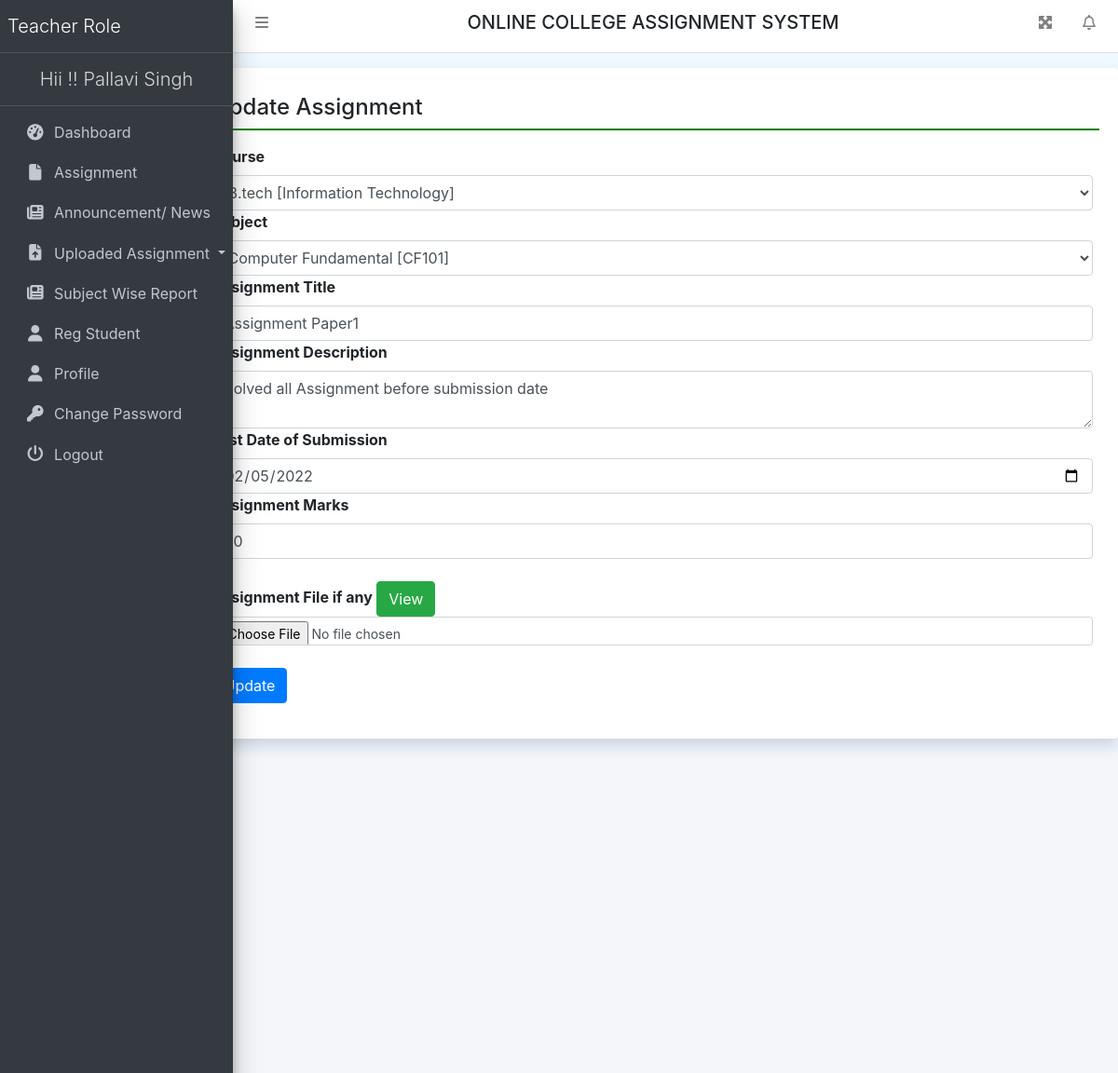
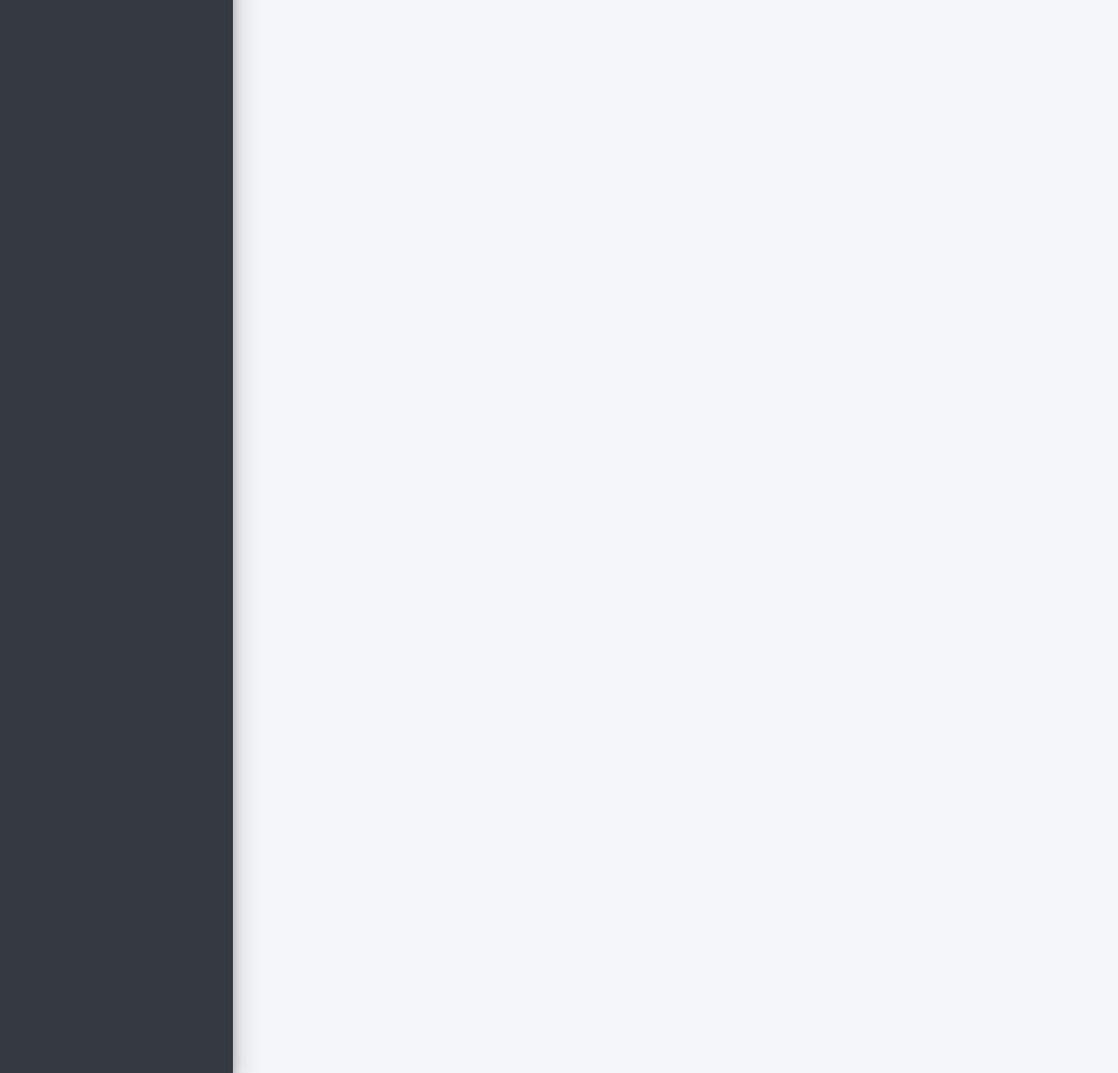
Page /editAssignment/1 (signed in) on the committed database (2 pictures, top to bottom).
### collegeAssignment/models.py (models this page shows, shortened)
class Assigment(models.Model):
    teacher = models.ForeignKey(Teacher, on_delete=models.CASCADE)
    course = models.ForeignKey(Course, on_delete=models.CASCADE)
    subject = models.ForeignKey(Subject, on_delete=models.CASCADE)
    AssignmentNumber = models.IntegerField(null=True)
    AssignmentTitle = models.CharField(max_length=150, null=True)
    AssignmentDescription = models.CharField(max_length=300, null=True)
    SubmissionDate = models.DateField(null=True)
    AssignmentMarks = models.CharField(max_length=150, null=True)
    AssignmentFile = models.FileField(max_length=200, null=True)
    CreationDate = models.DateTimeField(auto_now_add=True)

class Course(models.Model):
    BranchName = models.CharField(max_length=150, null=True)
    CourseName = models.CharField(max_length=200, null=True)
    CreationDate = models.DateTimeField(auto_now_add=True)

class Subject(models.Model):
    course = models.ForeignKey(Course, on_delete=models.CASCADE)
    SubjectFullname = models.CharField(max_length=200, null=True)
    SubjectShortname = models.CharField(max_length=50, null=True)
    SubjectCode = models.CharField(max_length=50, null=True)
    CreationDate = models.DateTimeField(auto_now_add=True)

### collegeAssignment/views.py (the view, shortened to what this page needs)
# urls.py: path('editAssignment/<int:pid>', editAssignment, name='editAssignment'),
def editAssignment(request, pid):
    if not request.user.is_authenticated:
        return redirect('teacher_login')
    error = ""
    course = Course.objects.all()
    subject = Subject.objects.all()
    assignment = Assigment.objects.get(id=pid)
    return render(request, 'editAssignment.html', locals())

### collegeAssignment/templates/editAssignment.html (shortened to what this page needs)
{% extends 'teacherHeader.html' %}
{% block main %}
<div class="card shadow mt-3 offset-2" style="min-height: 90vh">
    <div class="card-body">
        <h4 class="p-2" style="border-bottom: 2px solid green;">Update Assignment</h4>
        <div class="container-fluid mt-3">
            <div class="form-group">
                <form method="post" enctype="multipart/form-data">
                    <label>Course</label>
                    <select name="course" class="form-control">
                        <option value="{{assignment.course.id}}">{{assignment.course.CourseName}}
                            [{{assignment.course.BranchName}}]
                        </option>
                    </select>
                    <label>Subject</label>
                    <select name="subject" class="form-control">
                        <option value="{{assignment.subject.id}}">{{assignment.subject.SubjectFullname}}
                            [{{assignment.subject.SubjectCode}}]
                        </option>
                    </select>
                    <label>Assignment Title</label>
                    <input type="text" name="AssignmentTitle" class="form-control" value="{{assignment.AssignmentTitle}}">
                    <label>Assignment Description</label>
                    <textarea name="AssignmentDescription" class="form-control">{{assignment.AssignmentDescription}}</textarea>
                    <label>Last Date of Submission</label>
                    <input type="date" name="SubmissionDate" value="{{assignment.SubmissionDate|date:'Y-m-d'}}" class="form-control">
                    <label>Assignment Marks</label>
                    <input type="text" name="AssignmentMarks" value="{{assignment.AssignmentMarks}}" class="form-control">
                    <br>
                    <label>Assignment File if any</label>
                    <a href="{{assignment.AssignmentFile.url}}" class="btn btn-success">View</a>
                    <br>
                        <input type="file" name="AssignmentFile" class="form-control form-control-sm">
                    <br>
                    <input type="submit" value="Update" class="btn btn-primary">
                </form>
            </div>
        </div>
    </div>
</div>
{% endblock %}

### collegeAssignment/templates/teacherHeader.html (shortened to what this page needs)
{% load static %}
<html>
    <head runat="server">
        <link href="{% static 'css/bootstrap.css' %}" rel="stylesheet" />
        <link href="{% static 'css/all.css' %}" rel="stylesheet" />
        <link href="{% static 'css/adminlte.css' %}" rel="stylesheet" />
        <link href="{% static 'css/OverlayScrollbars.css' %}" rel="stylesheet" />
        <link rel="stylesheet" href="https://cdn.datatables.net/1.10.23/css/jquery.dataTables.min.css">
        <link rel="stylesheet" href="https://cdn.datatables.net/buttons/1.6.5/css/buttons.dataTables.min.css">
		<link rel="stylesheet" href="https://cdn.jsdelivr.net/npm/bootstrap-select@1.13.14/dist/css/bootstrap-select.min.css">
    </head>
    <body class="hold-transition sidebar-mini layout-fixed layout-navbar-fixed layout-footer-fixed">
        <nav class="main-header navbar navbar-expand navbar-white navbar-light">
            <ul class="navbar-nav">
                <li class="nav-item">
                    <a class="nav-link" data-widget="pushmenu" href="#" role="button"><i class="fas fa-bars"></i></a>
                </li>
            </ul>
            <h5 class="text-center text-uppercase" style="width:100%;">Online College Assignment System</h5>
            <ul class="navbar-nav ml-auto">
                <li class="nav-item">
                    <a class="nav-link" data-widget="fullscreen" href="#" role="button">
                        <i class="fas fa-expand-arrows-alt"></i>
                    </a>
                </li>
                <li class="nav-item dropdown">
                    <a class="nav-link" data-toggle="dropdown" href="#">
                        <i class="far fa-bell fas-shake animated"></i>
                    </a>
                </li>
            </ul>
        </nav>
        <aside class="main-sidebar sidebar-dark-primary elevation-4">
            <a href="{% url 'tdashboard' %}" class="brand-link">
                <span class="brand-text font-weight-light">Teacher Role</span>
            </a>
			<a href="{% url 'tdashboard' %}" class="brand-link">
                <center><span class="brand-text font-weight-light">Hii !! {{request.user.first_name}} {{request.user.last_name}} </span></center>
            </a>
            <div class="sidebar">
                <nav class="mt-2">
                    <ul class="nav nav-pills nav-sidebar flex-column" data-widget="treeview" role="menu" data-accordion="false">
                        <li class="nav-item"><a href="{% url 'tdashboard' %}" class="nav-link">
                    <i class="nav-icon fas fa-tachometer-alt"></i>
                    <p>Dashboard</p>
                </a></li>
                <li class="nav-item"><a href="{% url 'teacherAssignment' %}" class="nav-link">
							<i class="nav-icon fas fa-file"></i>
							<p>Assignment</p>
                </a></li>
                <li class="nav-item"><a href="{% url 'teacherNews' %}" class="nav-link">
							<i class="nav-icon fas fa-newspaper"></i>
							<p>Announcement/ News</p>
                </a></li>
                <li class="nav-item dropdown">
                    <a class="nav-link dropdown-toggle" href="#" id="navbarDropdown"
                       role="button" data-toggle="dropdown" aria-haspopup="true"
                       aria-expanded="false"> <i class="nav-icon fas fa-file-upload"></i> Uploaded Assignment </a>
                </li>
                <li class="nav-item"><a href="{% url 'subjectwiseReport' %}" class="nav-link">
							<i class="nav-icon fas fa-newspaper"></i>
							<p>Subject Wise Report</p>
                </a></li>
                <li class="nav-item"><a href="{% url 'regCoursewiseUser' %}" class="nav-link">
							<i class="nav-icon fas fa-user"></i>
							<p>Reg Student</p>
                </a></li>
                        <li class="nav-item"><a href="{% url 'teacherProfile' %}" class="nav-link">
							<i class="nav-icon fas fa-user"></i>
							<p>Profile</p>
                </a></li>
                        <li class="nav-item"><a href="{% url 'teacherchangePassword' %}" class="nav-link">
							<i class="nav-icon fas fa-key"></i>
							<p>Change Password</p>
                </a></li>
                        <li class="nav-item"><a href="/logout" class="nav-link">
							<i class="nav-icon fas fa-power-off"></i>
							<p>Logout</p>
                </a></li>
                    </ul>
                </nav>
            </div>
        </aside>
        {% block main %}
        {% endblock %}
        <div class="content-wrapper"></div>

### collegeAssignment/static/css/all.css (style rules this page uses)
.fa-bars:before { content: "\f0c9"; }
.fa-bell:before { content: "\f0f3"; }
.fa-file:before { content: "\f15b"; }
.fa-key:before { content: "\f084"; }
.fa-newspaper:before { content: "\f1ea"; }
.fa-power-off:before { content: "\f011"; }
.fa-user:before { content: "\f007"; }

### collegeAssignment/static/css/OverlayScrollbars.css (style rules this page uses)
.os-host, .os-host-textarea { position: relative; overflow: visible !important; -webkit-box-orient: vertical; -webkit-box-direction: normal; -ms-flex-direction: column; flex-direction: column; -ms-flex-wrap: nowrap; flex-wrap: nowrap; -webkit-box-pack: start; -ms-flex-pack: start; justify-content: flex-start; -ms-flex-line-pack: start; align-content: flex-start; -webkit-box-align: start; -ms-flex-align: start; -ms-grid-row-align: flex-start; align-items: flex-start; }

### collegeAssignment/templates/teacherHeader.html (style rules this page uses)
body { background-color: aliceblue; }

### rows in the picture
Assigment: course "B.tech [Information Technology]", subject "Computer Fundamental [CF101]", AssignmentTitle "Assignment Paper1", AssignmentDescription "Solved all Assignment before submission date", SubmissionDate "02/05/2022", AssignmentMarks "80"

### other values in the picture
{{ request.user.first_name }} "Pallavi"
{{ request.user.last_name }} "Singh"
